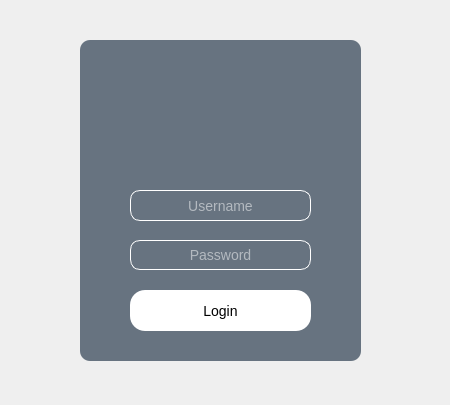
<?xml version="1.0" encoding="UTF-8"?>
<ui version="4.0">
 <class>login</class>
 <widget class="QDialog" name="login">
  <property name="windowModality">
   <enum>Qt::ApplicationModal</enum>
  </property>
  <property name="enabled">
   <bool>true</bool>
  </property>
  <property name="geometry">
   <rect>
    <x>0</x>
    <y>0</y>
    <width>450</width>
    <height>405</height>
   </rect>
  </property>
  <property name="sizePolicy">
   <sizepolicy hsizetype="Fixed" vsizetype="Fixed">
    <horstretch>0</horstretch>
    <verstretch>0</verstretch>
   </sizepolicy>
  </property>
  <property name="minimumSize">
   <size>
    <width>450</width>
    <height>405</height>
   </size>
  </property>
  <property name="maximumSize">
   <size>
    <width>450</width>
    <height>405</height>
   </size>
  </property>
  <property name="windowTitle">
   <string>Login</string>
  </property>
  <property name="styleSheet">
   <string notr="true">QDialog{
	background-image:url(login.jpg);
}</string>
  </property>
  <widget class="QLineEdit" name="txtPassword">
   <property name="geometry">
    <rect>
     <x>130</x>
     <y>240</y>
     <width>181</width>
     <height>30</height>
    </rect>
   </property>
   <property name="focusPolicy">
    <enum>Qt::StrongFocus</enum>
   </property>
   <property name="styleSheet">
    <string notr="true">QLineEdit{
	background:transparent;
	border: 1px solid #fff;
	border-radius:10px;
	font-size:14px;
	color:white;
	font-family:'Roboto',sans-serif;
	transition:1s;
} QLineEdit:focus{
	background:transparent;
	border:none;
	border-bottom: 1px solid #fff;
	font-size:18px;
	border-radius:0px;
	color:white;
	font-family:'Roboto',sans-serif;
}</string>
   </property>
   <property name="echoMode">
    <enum>QLineEdit::Password</enum>
   </property>
   <property name="alignment">
    <set>Qt::AlignCenter</set>
   </property>
   <property name="placeholderText">
    <string>Password</string>
   </property>
  </widget>
  <widget class="QPushButton" name="btnLogin">
   <property name="geometry">
    <rect>
     <x>130</x>
     <y>290</y>
     <width>181</width>
     <height>41</height>
    </rect>
   </property>
   <property name="focusPolicy">
    <enum>Qt::StrongFocus</enum>
   </property>
   <property name="styleSheet">
    <string notr="true">QPushButton{
  font-family: &quot;Roboto&quot;, sans-serif;
  text-transform: uppercase;
  outline: 0;
  background:white;
  width: 100%;
  border: 0;
  padding: 0px;
  color: #000;
  font-size: 14px;
  border-radius:15px;
}
QPushButton:hover{
	color:#fff;
	background-color:#579ded;
}</string>
   </property>
   <property name="text">
    <string>Login</string>
   </property>
  </widget>
  <widget class="QLabel" name="modal">
   <property name="geometry">
    <rect>
     <x>80</x>
     <y>40</y>
     <width>281</width>
     <height>321</height>
    </rect>
   </property>
   <property name="styleSheet">
    <string notr="true">*{
	background:rgba(44,62,80,0.7);
	padding:40;
	border-radius:10px;	
}</string>
   </property>
   <property name="text">
    <string/>
   </property>
  </widget>
  <widget class="QLabel" name="label_3">
   <property name="enabled">
    <bool>true</bool>
   </property>
   <property name="geometry">
    <rect>
     <x>-70</x>
     <y>0</y>
     <width>761</width>
     <height>421</height>
    </rect>
   </property>
   <property name="frameShape">
    <enum>QFrame::NoFrame</enum>
   </property>
   <property name="text">
    <string/>
   </property>
   <property name="pixmap">
    <pixmap>../images/login.jpg</pixmap>
   </property>
   <property name="scaledContents">
    <bool>true</bool>
   </property>
  </widget>
  <widget class="QLabel" name="user">
   <property name="geometry">
    <rect>
     <x>170</x>
     <y>60</y>
     <width>111</width>
     <height>111</height>
    </rect>
   </property>
   <property name="focusPolicy">
    <enum>Qt::StrongFocus</enum>
   </property>
   <property name="text">
    <string/>
   </property>
   <property name="pixmap">
    <pixmap>../images/user.png</pixmap>
   </property>
   <property name="scaledContents">
    <bool>true</bool>
   </property>
  </widget>
  <widget class="QLineEdit" name="txtUsername">
   <property name="geometry">
    <rect>
     <x>130</x>
     <y>190</y>
     <width>181</width>
     <height>31</height>
    </rect>
   </property>
   <property name="sizePolicy">
    <sizepolicy hsizetype="Expanding" vsizetype="Expanding">
     <horstretch>0</horstretch>
     <verstretch>0</verstretch>
    </sizepolicy>
   </property>
   <property name="focusPolicy">
    <enum>Qt::StrongFocus</enum>
   </property>
   <property name="styleSheet">
    <string notr="true">QLineEdit{
	background:transparent;
	border: 1px solid #fff;
	border-radius:10px;
	font-size:14px;
	color:white;
	font-family:'Roboto',sans-serif;
	transition:1s;
} QLineEdit:focus{
	background:transparent;
	border:none;
	border-bottom: 1px solid #fff;
	font-size:16px;
	border-radius:0px;
	color:white;
	font-family:'Roboto',sans-serif;
}</string>
   </property>
   <property name="echoMode">
    <enum>QLineEdit::Normal</enum>
   </property>
   <property name="alignment">
    <set>Qt::AlignCenter</set>
   </property>
   <property name="placeholderText">
    <string>Username</string>
   </property>
  </widget>
  <zorder>label_3</zorder>
  <zorder>modal</zorder>
  <zorder>txtPassword</zorder>
  <zorder>txtUsername</zorder>
  <zorder>btnLogin</zorder>
  <zorder>user</zorder>
 </widget>
 <tabstops>
  <tabstop>user</tabstop>
  <tabstop>txtUsername</tabstop>
  <tabstop>txtPassword</tabstop>
  <tabstop>btnLogin</tabstop>
 </tabstops>
 <resources/>
 <connections/>
</ui>
